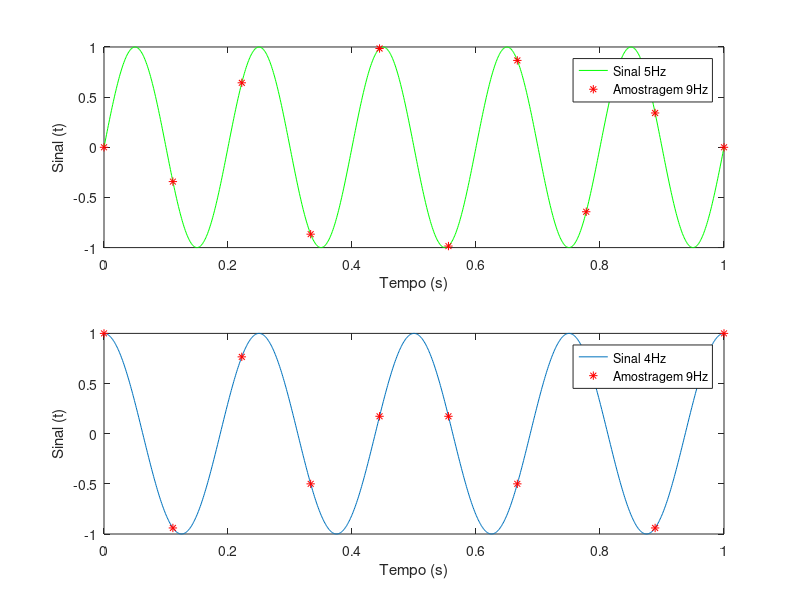

The MATLAB script that drew this image:
    %% dados do sinal
f = 5;%Freq entrada Hz
fs = 9;% Frequencia de amostragem Hz

    %% gerar sinal
tempo = linspace(0, 1, 1000); %t amostragem
sinal = sin(2*pi*f*tempo); % Sinal senoidal
    %% plotar sinal
subplot(2,1,1)
plot(tempo,sinal,'g-')
hold;

    %% sinal amostrado
Ts = 1/fs;
n = [0:0.001:1];
t_sample = [0 : Ts : 1];
sinal_sample = sin(2*pi*f*t_sample);

plot(t_sample, sinal_sample,'r*');
xlabel('Tempo (s)')
ylabel('Sinal (t)')
legend('Sinal 5Hz','Amostragem 9Hz')

    %% Alising
subplot(2,1,2);
        %seno defasado em 180º
Sinal_Ali = cos(2*pi*4*tempo); 
plot(tempo,Sinal_Ali);
hold;
        %seno defasado em 180º
sinal_sample = cos(2*pi*f*t_sample);
plot(t_sample, sinal_sample,'r*');   
xlabel('Tempo (s)')
ylabel('Sinal (t)')
legend('Sinal 4Hz','Amostragem 9Hz')
